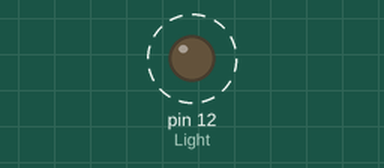
The sketch below on a simulated Arduino Uno, built with avr-gcc and run on an emulated ATmega328P. Shown: output pins drawn as LEDs (lit = HIGH). Dashed ring = blinking.

Above: at 0.5 s.
Timing chart, 0 to 3.5 s (numbered marks = the images above):
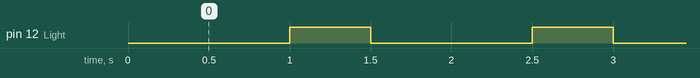

Measured:
- by itself, pin 12 (Light): alternates HIGH for 0.50 s and LOW for 1.0 s

The sketch:

day_2.ino
```cpp
// Code written by Inventr.io for the 30 Day Adventure Kit
// Learn more at https://inventr.io/adventure


int Light = 12; // The HERO Board Pin that the LED is wired to

// the setup function runs once when you press reset or power the board
void setup() {
  // initialize digital pin LED_BUILTIN as an output.
  pinMode(Light, OUTPUT);
  digitalWrite(Light, HIGH);
}

// the loop function runs over and over again forever
void loop() {
  digitalWrite(Light, LOW);
  delay(1000);
  digitalWrite(Light, HIGH);
  delay(500);
}
```
